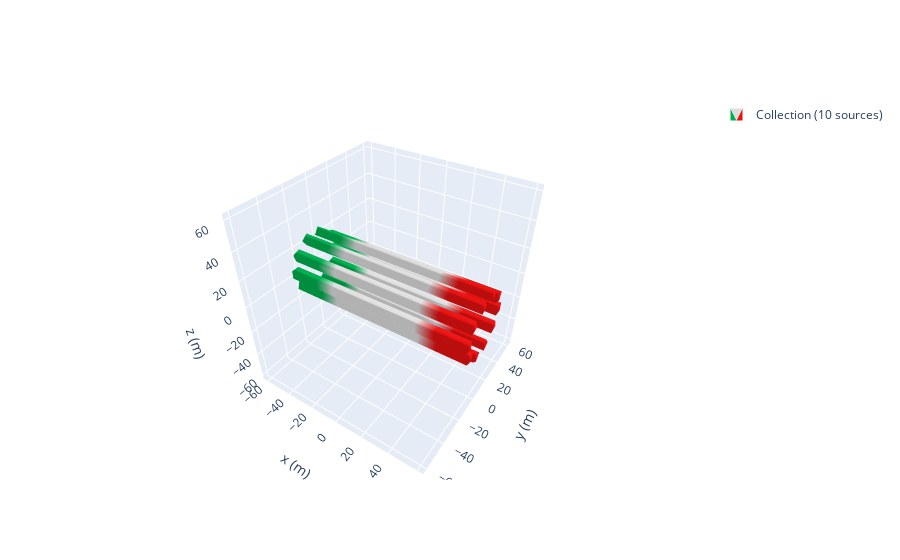

Notebook code cell kept with this figure:
### Code cell
import numpy as np
import magpylib as magpy

N = 10
angles = np.linspace(0, 360, N, endpoint=False)

halbach = magpy.Collection()

for a in angles:
    cube = magpy.magnet.Cuboid(
        dimension=(128,6,6),
        polarization=(1,0,0),
        position=(0,20,0)
    )
    cube.rotate_from_angax(a, 'x', anchor=0)
    cube.rotate_from_angax(a, 'x')
    halbach.add(cube)

halbach.show(backend='plotly')

### Figure 1 — Plotly figure (JSON) as saved in the notebook; plotly's stock layout.template omitted (floating-point values rounded to 4 significant figures)
{"data": [{"color": "#2e91e5", "colorscale": [[0, "#00b050"], [0.16, "#00b050"], [0.26, "#dddddd"], [0.74, "#dddddd"], [0.84, "#e71111"], [1, "#e71111"]], "i": [7, 0, 0, 0, 4, 4, 2, 6, 4, 0, 3, 7, 15, 8, 8, 8, 12, 12, 10, 14, 12, 8, 11, 15, 23, 16, 16, 16, 20, 20, 18, 22, 20, 16, 19, 23, 31, 24, 24, 24, 28, 28, 26, 30, 28, 24, 27, 31, 39, 32, 32, 32, 36, 36, 34, 38, 36, 32, 35, 39, 47, 40, 40, 40, 44, 44, 42, 46, 44, 40, 43, 47, 55, 48, 48, 48, 52, 52, 50, 54, 52, 48, 51, 55, 63, 56, 56, 56, 60, 60, 58, 62, 60, 56, 59, 63, 71, 64, 64, 64, 68, 68, 66, 70, 68, 64, 67, 71, 79, 72, 72, 72, 76, 76, 74, 78, 76, 72, 75, 79], "intensity": [0, 0, 1, 1, 0, 0, 1, 1, 0, 0, 1, 1, 0, 0, 1, 1, 0, 0, 1, 1, 0, 0, 1, 1, 0, 0, 1, 1, 0, 0, 1, 1, 0, 0, 1, 1, 0, 0, 1, 1, 0, 0, 1, 1, 0, 0, 1, 1, 0, 0, 1, 1, 0, 0, 1, 1, 0, 0, 1, 1, 0, 0, 1, 1, 0, 0, 1, 1, 0, 0, 1, 1, 0, 0, 1, 1, 0, 0, 1, 1], "j": [0, 7, 1, 2, 6, 7, 1, 2, 5, 5, 2, 2, 8, 15, 9, 10, 14, 15, 9, 10, 13, 13, 10, 10, 16, 23, 17, 18, 22, 23, 17, 18, 21, 21, 18, 18, 24, 31, 25, 26, 30, 31, 25, 26, 29, 29, 26, 26, 32, 39, 33, 34, 38, 39, 33, 34, 37, 37, 34, 34, 40, 47, 41, 42, 46, 47, 41, 42, 45, 45, 42, 42, 48, 55, 49, 50, 54, 55, 49, 50, 53, 53, 50, 50, 56, 63, 57, 58, 62, 63, 57, 58, 61, 61, 58, 58, 64, 71, 65, 66, 70, 71, 65, 66, 69, 69, 66, 66, 72, 79, 73, 74, 78, 79, 73, 74, 77, 77, 74, 74], "k": [3, 4, 2, 3, 5, 6, 5, 5, 0, 1, 7, 6, 11, 12, 10, 11, 13, 14, 13, 13, 8, 9, 15, 14, 19, 20, 18, 19, 21, 22, 21, 21, 16, 17, 23, 22, 27, 28, 26, 27, 29, 30, 29, 29, 24, 25, 31, 30, 35, 36, 34, 35, 37, 38, 37, 37, 32, 33, 39, 38, 43, 44, 42, 43, 45, 46, 45, 45, 40, 41, 47, 46, 51, 52, 50, 51, 53, 54, 53, 53, 48, 49, 55, 54, 59, 60, 58, 59, 61, 62, 61, 61, 56, 57, 63, 62, 67, 68, 66, 67, 69, 70, 69, 69, 64, 65, 71, 70, 75, 76, 74, 75, 77, 78, 77, 77, 72, 73, 79, 78], "legendgroup": "Collection(id=1588655138592)", "name": "Collection (10 sources)", "opacity": 1, "showlegend": true, "showscale": false, "type": "mesh3d", "x": [-64, -64, 64, 64, -64, -64, 64, 64, -64, -64, 64, 64, -64, -64, 64, 64, -64.0, -64.0, 64.0, 64.0, -64.0, -64.0, 64.0, 64.0, -64.0, -64.0, 64.0, 64.0, -64.0, -64.0, 64.0, 64.0, -64.0, -64.0, 64.0, 64.0, -64.0, -64.0, 64.0, 64.0, -64, -64, 64, 64, -64, -64, 64, 64, -64, -64, 64, 64, -64, -64, 64, 64, -64.0, -64.0, 64.0, 64.0, -64.0, -64.0, 64.0, 64.0, -64, -64, 64, 64, -64, -64, 64, 64, -64.0, -64.0, 64.0, 64.0, -64.0, -64.0, 64.0, 64.0], "y": [17, 23, 23, 17, 17, 23, 23, 17, 18.11, 19.96, 19.96, 18.11, 12.4, 14.25, 14.25, 12.4, 10.37, 5.517, 5.517, 10.37, 6.844, 1.99, 1.99, 6.844, -5.517, -10.37, -10.37, -5.517, -1.99, -6.844, -6.844, -1.99, -19.96, -18.11, -18.11, -19.96, -14.25, -12.4, -12.4, -14.25, -23, -17, -17, -23, -23, -17, -17, -23, -14.25, -12.4, -12.4, -14.25, -19.96, -18.11, -18.11, -19.96, -1.99, -6.844, -6.844, -1.99, -5.517, -10.37, -10.37, -5.517, 6.844, 1.99, 1.99, 6.844, 10.37, 5.517, 5.517, 10.37, 12.4, 14.25, 14.25, 12.4, 18.11, 19.96, 19.96, 18.11], "z": [-3, -3, -3, -3, 3, 3, 3, 3, 7.975, 13.68, 13.68, 7.975, 9.83, 15.54, 15.54, 9.83, 19.68, 23.21, 23.21, 19.68, 14.83, 18.36, 18.36, 14.83, 23.21, 19.68, 19.68, 23.21, 18.36, 14.83, 14.83, 18.36, 13.68, 7.975, 7.975, 13.68, 15.54, 9.83, 9.83, 15.54, -3.0, -3.0, -3.0, -3.0, 3.0, 3.0, 3.0, 3.0, -15.54, -9.83, -9.83, -15.54, -13.68, -7.975, -7.975, -13.68, -18.36, -14.83, -14.83, -18.36, -23.21, -19.68, -19.68, -23.21, -14.83, -18.36, -18.36, -14.83, -19.68, -23.21, -23.21, -19.68, -9.83, -15.54, -15.54, -9.83, -7.975, -13.68, -13.68, -7.975]}], "layout": {"legend": {"itemsizing": "constant"}, "scene": {"aspectmode": "manual", "aspectratio": {"x": 1, "y": 1, "z": 1}, "camera": {"eye": {"x": 1, "y": -1.5, "z": 1.4}}, "xaxis": {"autorange": false, "range": [-64.0, 64.0], "title": {"text": "x (m)"}}, "yaxis": {"autorange": false, "range": [-64.0, 64.0], "title": {"text": "y (m)"}}, "zaxis": {"autorange": false, "range": [-64.0, 64.0], "title": {"text": "z (m)"}}}}}
